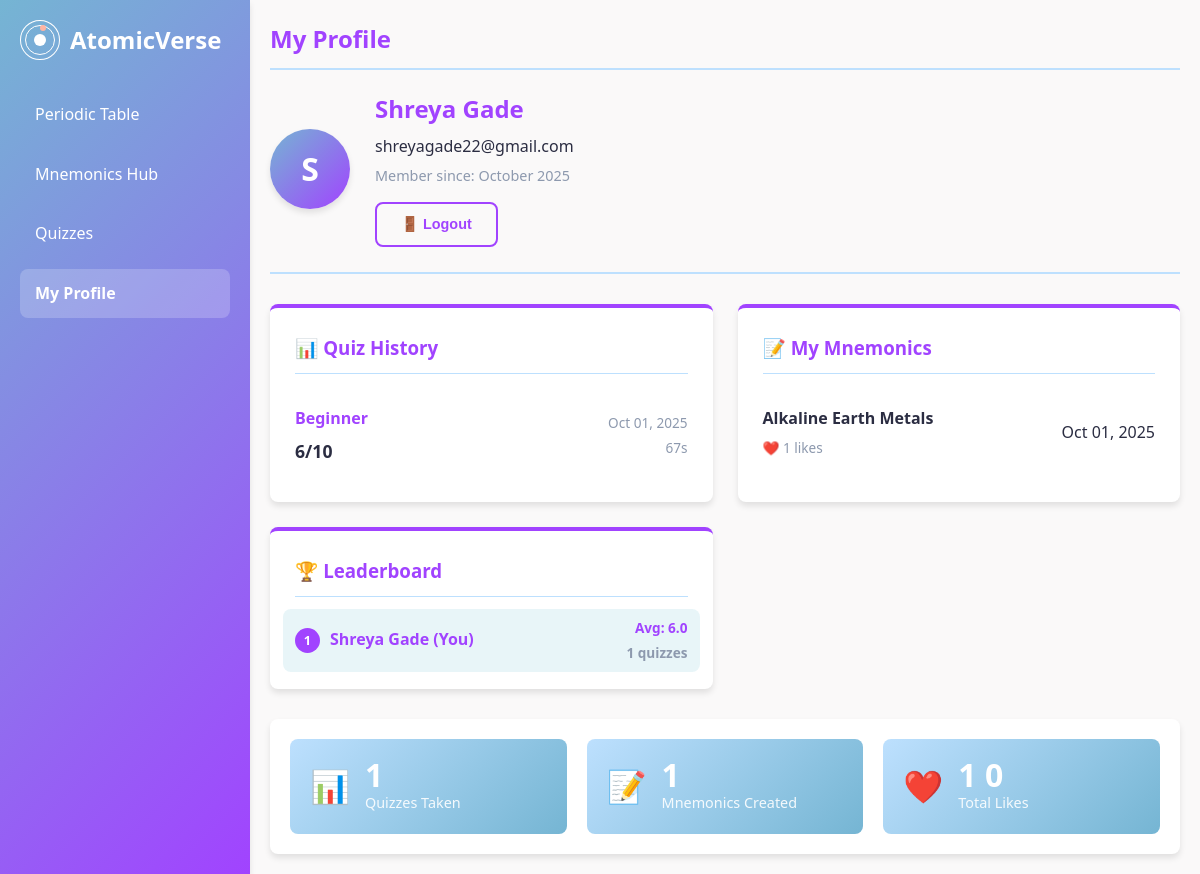
/profile/ (signed in), run on the app's committed database.
### core/models.py (models this page shows, shortened)
class QuizScore(models.Model):
    LEVEL_CHOICES = [
        ('beginner', 'Beginner'),
        ('intermediate', 'Intermediate'),
        ('advanced', 'Advanced'),
    ]
    user = models.ForeignKey(User, on_delete=models.CASCADE)
    level = models.CharField(max_length=15, choices=LEVEL_CHOICES)
    score = models.IntegerField()
    total_questions = models.IntegerField()
    time_taken = models.IntegerField()
    completed_at = models.DateTimeField(auto_now_add=True)

class Mnemonic(models.Model):
    CATEGORY_CHOICES = [
        ('periodic-table', 'Periodic Table'),
        ('element-groups', 'Element Groups'),
        ('atomic-numbers', 'Atomic Numbers'),
        ('other', 'Other'),
    ]
    title = models.CharField(max_length=200)
    content = models.TextField()
    category = models.CharField(max_length=20, choices=CATEGORY_CHOICES)
    author = models.ForeignKey(User, on_delete=models.CASCADE)
    likes = models.ManyToManyField(User, related_name='liked_mnemonics', blank=True)
    created_at = models.DateTimeField(auto_now_add=True)
    def like_count(self):
        return self.likes.count()

### core/views.py (the view)
# urls.py: path('profile/', views.profile, name='profile'),
def profile(request):
    if request.user.is_authenticated:
        user_scores = QuizScore.objects.filter(user=request.user).order_by('-completed_at')
        user_mnemonics = Mnemonic.objects.filter(author=request.user).order_by('-created_at')
        all_scores = QuizScore.objects.all()
        leaderboard_data = {}
        for score in all_scores:
            if score.user not in leaderboard_data:
                leaderboard_data[score.user] = {
                    'total_score': 0,
                    'quiz_count': 0
                }
            leaderboard_data[score.user]['total_score'] += score.score
            leaderboard_data[score.user]['quiz_count'] += 1
        leaderboard = []
        for user, data in leaderboard_data.items():
            if data['quiz_count'] > 0:
                leaderboard.append({
                    'user': user,
                    'average_score': data['total_score'] / data['quiz_count'],
                    'quiz_count': data['quiz_count']
                })
        leaderboard.sort(key=lambda x: x['average_score'], reverse=True)
        return render(request, 'profile.html', {
            'user_scores': user_scores,
            'user_mnemonics': user_mnemonics,
            'leaderboard': leaderboard[:10]
        })
    return render(request, 'profile.html')

### templates/profile.html (shortened to what this page needs)
{% extends 'base.html' %}
{% load static %}
{% block content %}
<div class="container">
    <div class="sidebar">
        <div class="logo">
            <div class="atom-logo">
                <div class="nucleus"></div>
                <div class="electron"></div>
            </div>
            <h1>AtomicVerse</h1>
        </div>
        <nav>
            <ul>
                <li><a href="{% url 'home' %}">Periodic Table</a></li>
                <li><a href="{% url 'mnemonics_hub' %}">Mnemonics Hub</a></li>
                <li><a href="{% url 'quizzes' %}">Quizzes</a></li>
                <li><a href="{% url 'profile' %}" class="active">My Profile</a></li>
            </ul>
        </nav>
    </div>
    <div class="main-content">
        <div class="page-content">
            <h2>My Profile</h2>
            {% if not user.is_authenticated %}
            <div id="auth-forms">
                <div class="auth-tabs">
                    <button class="tab-btn active" data-tab="login">🔐 Login</button>
                    <button class="tab-btn" data-tab="signup">🚀 Sign Up</button>
                </div>
                <div id="login-form" class="auth-form active">
                    <form method="POST" action="{% url 'login' %}">
                        {% csrf_token %}
                        <div class="form-group">
                            <label for="username">👤 Username:</label>
                            <input type="text" id="username" name="username" required placeholder="Enter your username">
                        </div>
                        <div class="form-group">
                            <label for="password">🔒 Password:</label>
                            <input type="password" id="password" name="password" required placeholder="Enter your password">
                        </div>
                        <button type="submit" class="btn-primary" style="width: 100%;">Login to AtomicVerse</button>
                    </form>
                    <div style="text-align: center; margin-top: 15px;">
                        <p style="color: var(--text-light); font-size: 0.9rem;">
                            New here? <a href="javascript:void(0)" onclick="switchAuthTab('signup')" style="color: var(--secondary); text-decoration: none;">Create an account</a>
                        </p>
                    </div>
                </div>
                <div id="signup-form" class="auth-form">
                    <form method="POST" action="{% url 'register' %}">
                        {% csrf_token %}
                        <div class="form-group">
                            <label for="signup-username">👤 Username:</label>
                            <input type="text" id="signup-username" name="username" required placeholder="Choose a username">
                        </div>
                        <div class="form-group">
                            <label for="signup-email">📧 Email:</label>
                            <input type="email" id="signup-email" name="email" required placeholder="Enter your email">
                        </div>
                        <div class="form-group">
                            <label for="signup-password">🔒 Password:</label>
                            <input type="password" id="signup-password" name="password" required placeholder="Create a password">
                        </div>
                        <div class="form-group">
                            <label for="confirm-password">✅ Confirm Password:</label>
                            <input type="password" id="confirm-password" name="confirm_password" required placeholder="Confirm your password">
                        </div>
                        <button type="submit" class="btn-primary" style="width: 100%;">Create Account</button>
                    </form>
                    <div style="text-align: center; margin-top: 15px;">
                        <p style="color: var(--text-light); font-size: 0.9rem;">
                            Already have an account? <a href="javascript:void(0)" onclick="switchAuthTab('login')" style="color: var(--secondary); text-decoration: none;">Login here</a>
                        </p>
                    </div>
                </div>
            </div>
            {% else %}
            <div id="user-profile">
                <div class="profile-header">
                    <div class="profile-avatar">
                        <div class="avatar-circle">
                            <span id="avatar-initials">{{ user.username.0|upper }}</span>
                        </div>
                    </div>
                    <div class="profile-info">
                        <h3 id="profile-name">{{ user.username }}</h3>
                        <p id="profile-email">{{ user.email|default:"No email provided" }}</p>
                        <p class="member-since">Member since: {{ user.date_joined|date:"F Y" }}</p>
                        <form method="POST" action="{% url 'logout' %}" style="margin-top: 15px;">
                            <button type="submit" class="btn-secondary">🚪 Logout</button>
                        </form>
                    </div>
                </div>
                <div class="profile-sections">
                    <div class="profile-section">
                        <h3>📊 Quiz History</h3>
                        <div id="quiz-history">
                            {% if user_scores %}
                                {% for score in user_scores %}
                                <div class="quiz-history-item">
                                    <div class="quiz-info">
                                        <span class="quiz-level">{{ score.get_level_display }}</span>
                                        <span class="quiz-score">{{ score.score }}/{{ score.total_questions }}</span>
                                    </div>
                                    <div class="quiz-meta">
                                        <span class="quiz-date">{{ score.completed_at|date:"M d, Y" }}</span>
                                        <span class="quiz-time">{{ score.time_taken }}s</span>
                                    </div>
                                </div>
                                {% endfor %}
                            {% else %}
                                <div class="empty-state">
                                    <p>No quiz attempts yet.</p>
                                    <a href="{% url 'quizzes' %}" class="btn-primary" style="margin-top: 10px; display: inline-block;">Take Your First Quiz</a>
                                </div>
                            {% endif %}
                        </div>
                    </div>
                    <div class="profile-section">
                        <h3>📝 My Mnemonics</h3>
                        <div id="user-mnemonics">
                            {% if user_mnemonics %}
                                {% for mnemonic in user_mnemonics %}
                                <div class="mnemonic-item">
                                    <div class="mnemonic-preview">
                                        <strong>{{ mnemonic.title }}</strong>
                                        <span class="mnemonic-likes">❤️ {{ mnemonic.like_count }} likes</span>
                                    </div>
                                    <span class="mnemonic-date">{{ mnemonic.created_at|date:"M d, Y" }}</span>
                                </div>
                                {% endfor %}
                            {% else %}
                                <div class="empty-state">
                                    <p>No mnemonics created yet.</p>
                                    <a href="{% url 'mnemonics_hub' %}" class="btn-primary" style="margin-top: 10px; display: inline-block;">Create Your First Mnemonic</a>
                                </div>
                            {% endif %}
                        </div>
                    </div>
                    <div class="profile-section">
                        <h3>🏆 Leaderboard</h3>
                        <div id="leaderboard">
                            {% if leaderboard %}
                                {% for entry in leaderboard %}
                                <div class="leaderboard-item {% if entry.user == user %}current-user{% endif %}">
                                    <div class="leaderboard-rank">
                                        <span class="rank-number">{{ forloop.counter }}</span>
                                        <span class="rank-user">{{ entry.user.username }}{% if entry.user == user %} (You){% endif %}</span>
                                    </div>
                                    <div class="leaderboard-score">
                                        <span class="average-score">Avg: {{ entry.average_score|floatformat:1 }}</span>
                                        <span class="quiz-count">{{ entry.quiz_count }} quizzes</span>
                                    </div>
                                </div>
                                {% endfor %}
                            {% else %}
                                <div class="empty-state">
                                    <p>Complete quizzes to appear on the leaderboard!</p>
                                    <p style="font-size: 0.9rem; margin-top: 5px;">The more you play, the higher you rank! 🚀</p>
                                </div>
                            {% endif %}
                        </div>
                    </div>
                </div>
                <div class="quick-stats">
                    <div class="stat-card">
                        <div class="stat-icon">📊</div>
                        <div class="stat-info">
                            <span class="stat-number">{{ user_scores|length }}</span>
                            <span class="stat-label">Quizzes Taken</span>
                        </div>
                    </div>
                    <div class="stat-card">
                        <div class="stat-icon">📝</div>
                        <div class="stat-info">
                            <span class="stat-number">{{ user_mnemonics|length }}</span>
                            <span class="stat-label">Mnemonics Created</span>
                        </div>
                    </div>
                    <div class="stat-card">
                        <div class="stat-icon">❤️</div>
                        <div class="stat-info">
                            <span class="stat-number">
                                {% with total_likes=0 %}
                                    {% for mnemonic in user_mnemonics %}
                                        {% widthratio mnemonic.like_count 1 1 as mnemonic_likes %}
                                        {{ total_likes|add:mnemonic_likes }}
                                    {% endfor %}
                                    {{ total_likes|default:"0" }}
                                {% endwith %}
                            </span>
                            <span class="stat-label">Total Likes</span>
                        </div>
                    </div>
                </div>
            </div>
            {% endif %}
        </div>
    </div>
</div>
{% endblock %}

### templates/base.html (shortened to what this page needs)
<!DOCTYPE html>
<html lang="en">
<head>
    {% load static %}
    <link rel="stylesheet" href="{% static 'css/styles.css' %}">
</head>
<body>
    {% block content %}
    {% endblock %}
</body>
</html>

### data on the page
QuizScore: level "Beginner", score "6", total_questions "10", completed_at "Oct 01, 2025", time_taken "67"
Mnemonic: title "Alkaline Earth Metals", like_count "1", created_at "Oct 01, 2025", total_likes "1"

### other printed values
{{ user.username.0|upper }} "S"
{{ user.username }} "Shreya Gade"
{{ user.email|default:"No email provided" }} "shreyagade22@gmail.com"
{{ user.date_joined|date:"F Y" }} "October 2025"
{{ entry.user.username }} "Shreya Gade"
{{ entry.average_score|floatformat:1 }} "6.0"
{{ entry.quiz_count }} "1"
{{ user_scores|length }} "1"
{{ user_mnemonics|length }} "1"
{{ total_likes|default:"0" }} "0"
